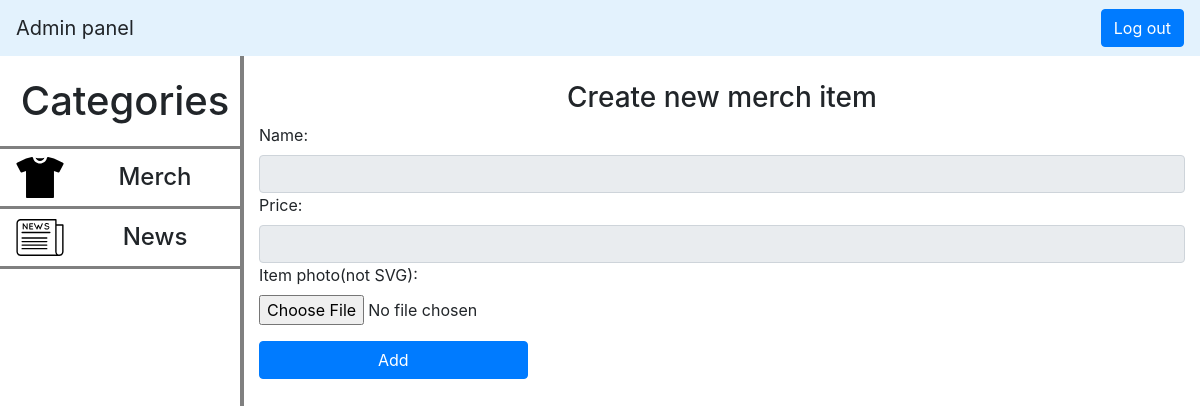
/merch (signed in), run on an earlier commit of the app's database.
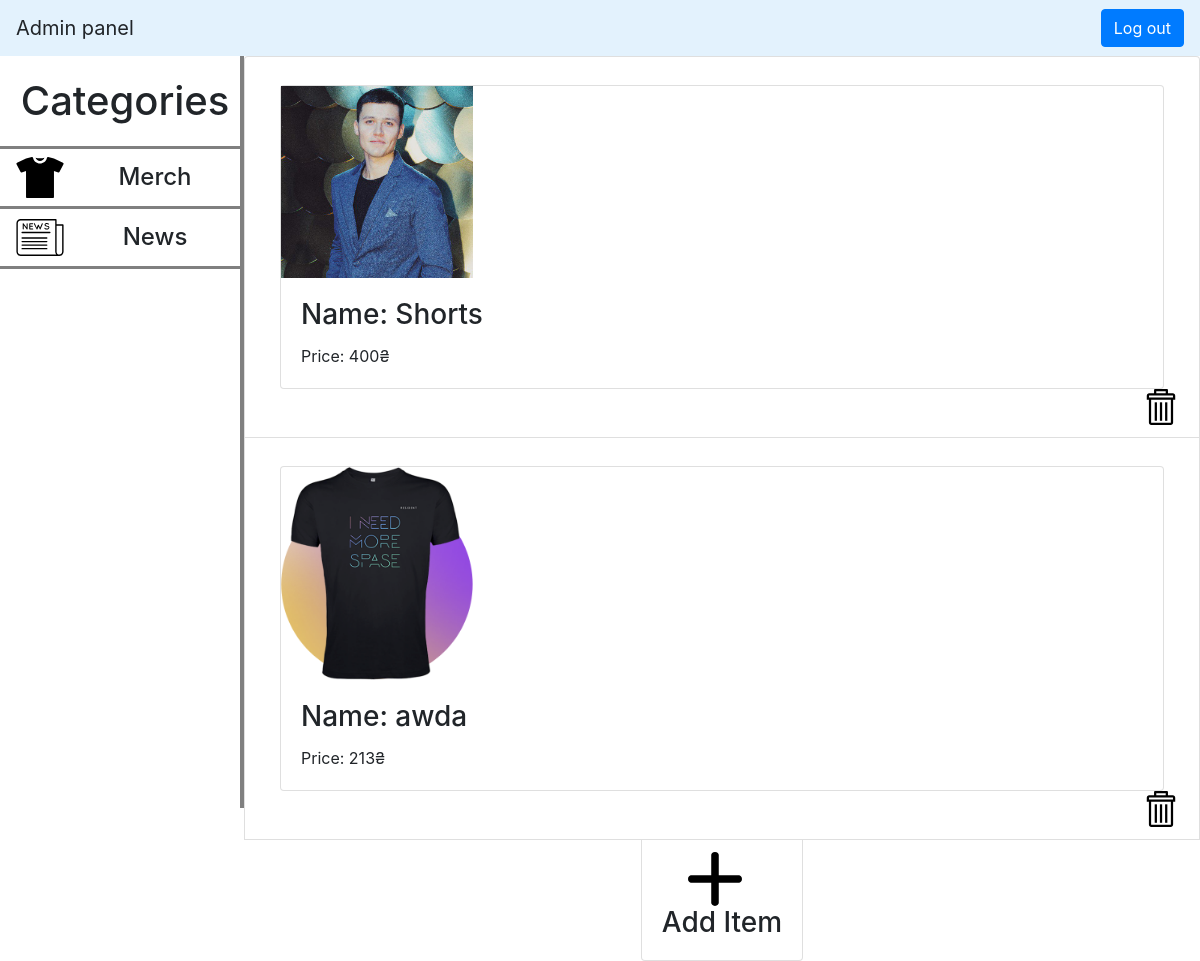
And on a later commit of the database.
### testform/models.py (models this page shows)
class Merch(models.Model):
    name = models.CharField(max_length=70)
    price = models.IntegerField()
    avatar_url = models.ImageField(upload_to='merch_photos')
    created_time = models.DateTimeField(auto_now_add=True)
    updated_time = models.DateTimeField(null=True)

### testform/views.py (the view)
# urls.py: path('merch', views.merch, name='merch'),
@login_required
def merch(request):
    if request.method == 'POST':
        f = MerchForm(request.POST, request.FILES)
        if f.is_valid():
            merch = Merch()
            merch.name = request.POST['name']
            merch.price = request.POST['price']
            merch.avatar_url = request.FILES['photo']
            merch.save()
            return HttpResponseRedirect('#')
    else:
        context = {
            'form': MerchForm(),
            'merch': Merch.objects.all()
        }
        return render(request, 'merch/index.html', context)

### testform/forms.py
class MerchForm(forms.Form):
    name = forms.CharField(label='Name', widget=forms.TextInput(attrs={'class': 'input-group-text'}))
    price = forms.IntegerField(label='Price', widget=forms.NumberInput(attrs={'class': 'input-group-text'}))
    photo = forms.ImageField(label='Item photo(not SVG)')

### testform/templates/merch/index.html (shortened to what this page needs)
{% extends 'base.html' %}
{% block content %}
{% load staticfiles %}
<link rel="stylesheet" media="all" href="{% static 'css/merch.css' %}" type="text/css">
<nav class="navbar navbar-light" style="background-color: #e3f2fd;">
    <a class="navbar-brand">Admin panel</a>
    <a href="{% url 'logout' %}"><button class="btn btn-primary" type="submit" >Log out</button></a>
</nav>
<div style="display:flex;height:94vh;">
    <div class="side-bar">
      <h1 style="margin:0;">Categories</h1>
      <div class="sidebar-item merch">
        <img src="{% static 'img/t-shirt.svg' %}" style="width:70px;" alt="Merch">
        <h4 class="sidebar-item-text">Merch</h4>
      </div>
      <div class="sidebar-item news">
        <img src="{% static 'img/news.svg' %}" style="width:70px;" alt="News">
        <h4 class="sidebar-item-text">News</h4>
      </div>
    </div>
    <div class="content">
        {% if merch %}
            <ul class="list-group">
                {% for item in merch %}
                    <li class="list-group-item">
                            <div class="container-fluid">
                                <div class="row">
                                    <div class="col-12 mt-3">
                                        <div class="card">
                                            <div class="card-horizontal horizontal">
                                                <div class="img-square-wrapper">
                                                    <img class="" src="http://localhost:8000/media/{{ item.avatar_url }}" alt="Card image cap">
                                                </div>
                                                <div class="card-body">
                                                    <h3 class="card-title">Name: {{ item.name }}</h3>
                                                    <p class="card-text">Price: {{ item.price }}₴</p>
                                                </div>
                                            </div>
                                        </div>
                                    </div>
                                </div>
                            </div>
                        <div class="merch-item-btns">
                            <a href='/merch/{{item.id}}/delete'><img src={% static 'img/remove.svg' %}/></a>
                        </div>
                    </li>
                {% endfor %}
                <li class="list-group-item add-item" id="dialog"><img style="width: 4.5vw;" src={% static 'img/plus.svg' %} />&nbsp;&nbsp;&nbsp;<h3>Add Item</h3></li>
            </ul>
        {% else %}
            <div class="col-sm"></div>
            <div class="col-sm form">
                <h3>Create new merch item</h3>
                <form style="display:grid;" enctype="multipart/form-data" action="" method="post">
                    {{ form }}
                    <input style="width: 29%;margin-top: 1em;" type="submit" value="Add" class="btn btn-primary">
                </form>
            </div>
            <div class="col-sm"></div>
        {% endif %}
    </div>
  </div>
{% endblock %}

### testform/templates/base.html (shortened to what this page needs)
<!DOCTYPE html>
<html lang="en">
<head>
    {% load staticfiles %}
    <link rel="stylesheet" media="all" href="{% static 'css/base.css' %}" type="text/css">
    <link rel="stylesheet" media="all" href="{% static 'css/bootstrap.min.css' %}" type="text/css">
</head>
<body>
  {% block content %}
  {% endblock %}
</body>
</html>

### testform/static/css/base.css (style rules this page uses)
.side-bar { position: relative; width: 20vw; background-color: white; text-align: center; }
.side-bar h1 { border-bottom: 0.2rem solid grey; padding: 1.3rem; }
.sidebar-item { display: flex; height: 8%; border-bottom: 0.2rem solid grey; transition: all 0.5s; padding: 5px; width: 100%; }
.sidebar-item-text { margin: auto; }
.content { background-color: white; width: 80vw; border-left: 0.3rem solid gray; }
.add-item { display: flex; flex-direction: row; align-items: center; text-align: center; margin: auto; transition: all 0.5s; }

### testform/static/css/merch.css (style rules this page uses)
.merch-item-btns { float: right; }
.merch-item-btns img { width: 3vw; }
.img-square-wrapper img { width: 16vw; }

What changed in the data, as far as the page shows it:
added Merch: avatar_url (picture), name "Shorts", price "400"
added Merch: avatar_url (picture), name "awda", price "213"
Also different on the page:
form field value: "Add" → (not shown)
text no longer shown: "Create new merch item Name: Price: Item photo(not SVG):"
text now shown: "Add Item"
